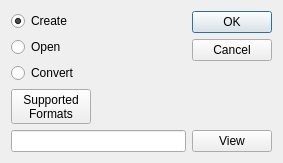
<?xml version="1.0" encoding="UTF-8"?>
<ui version="4.0">
 <class>NewFileDialog</class>
 <widget class="QDialog" name="NewFileDialog">
  <property name="geometry">
   <rect>
    <x>0</x>
    <y>0</y>
    <width>283</width>
    <height>160</height>
   </rect>
  </property>
  <property name="windowTitle">
   <string>Dialog</string>
  </property>
  <layout class="QGridLayout" name="gridLayout">
   <item row="7" column="2">
    <widget class="QPushButton" name="view_btn">
     <property name="text">
      <string>View</string>
     </property>
    </widget>
   </item>
   <item row="0" column="2" rowspan="3">
    <widget class="QDialogButtonBox" name="buttonBox">
     <property name="orientation">
      <enum>Qt::Vertical</enum>
     </property>
     <property name="standardButtons">
      <set>QDialogButtonBox::Cancel|QDialogButtonBox::Ok</set>
     </property>
    </widget>
   </item>
   <item row="7" column="0" colspan="2">
    <widget class="QLineEdit" name="source_input"/>
   </item>
   <item row="0" column="1">
    <spacer name="horizontalSpacer_2">
     <property name="orientation">
      <enum>Qt::Horizontal</enum>
     </property>
     <property name="sizeHint" stdset="0">
      <size>
       <width>40</width>
       <height>20</height>
      </size>
     </property>
    </spacer>
   </item>
   <item row="3" column="0">
    <widget class="QPushButton" name="formats_btn">
     <property name="minimumSize">
      <size>
       <width>0</width>
       <height>35</height>
      </size>
     </property>
     <property name="text">
      <string>Supported
Formats</string>
     </property>
    </widget>
   </item>
   <item row="1" column="0">
    <widget class="QRadioButton" name="open_radio">
     <property name="text">
      <string>Open</string>
     </property>
    </widget>
   </item>
   <item row="0" column="0">
    <widget class="QRadioButton" name="radioButton">
     <property name="text">
      <string>Create</string>
     </property>
     <property name="checked">
      <bool>true</bool>
     </property>
    </widget>
   </item>
   <item row="2" column="0">
    <widget class="QRadioButton" name="convert_radio">
     <property name="focusPolicy">
      <enum>Qt::StrongFocus</enum>
     </property>
     <property name="text">
      <string>Convert</string>
     </property>
    </widget>
   </item>
   <item row="8" column="0" colspan="3">
    <spacer name="verticalSpacer">
     <property name="orientation">
      <enum>Qt::Vertical</enum>
     </property>
     <property name="sizeHint" stdset="0">
      <size>
       <width>20</width>
       <height>40</height>
      </size>
     </property>
    </spacer>
   </item>
  </layout>
 </widget>
 <resources/>
 <connections>
  <connection>
   <sender>buttonBox</sender>
   <signal>accepted()</signal>
   <receiver>NewFileDialog</receiver>
   <slot>accept()</slot>
   <hints>
    <hint type="sourcelabel">
     <x>199</x>
     <y>74</y>
    </hint>
    <hint type="destinationlabel">
     <x>157</x>
     <y>159</y>
    </hint>
   </hints>
  </connection>
  <connection>
   <sender>buttonBox</sender>
   <signal>rejected()</signal>
   <receiver>NewFileDialog</receiver>
   <slot>reject()</slot>
   <hints>
    <hint type="sourcelabel">
     <x>225</x>
     <y>74</y>
    </hint>
    <hint type="destinationlabel">
     <x>282</x>
     <y>159</y>
    </hint>
   </hints>
  </connection>
 </connections>
</ui>
